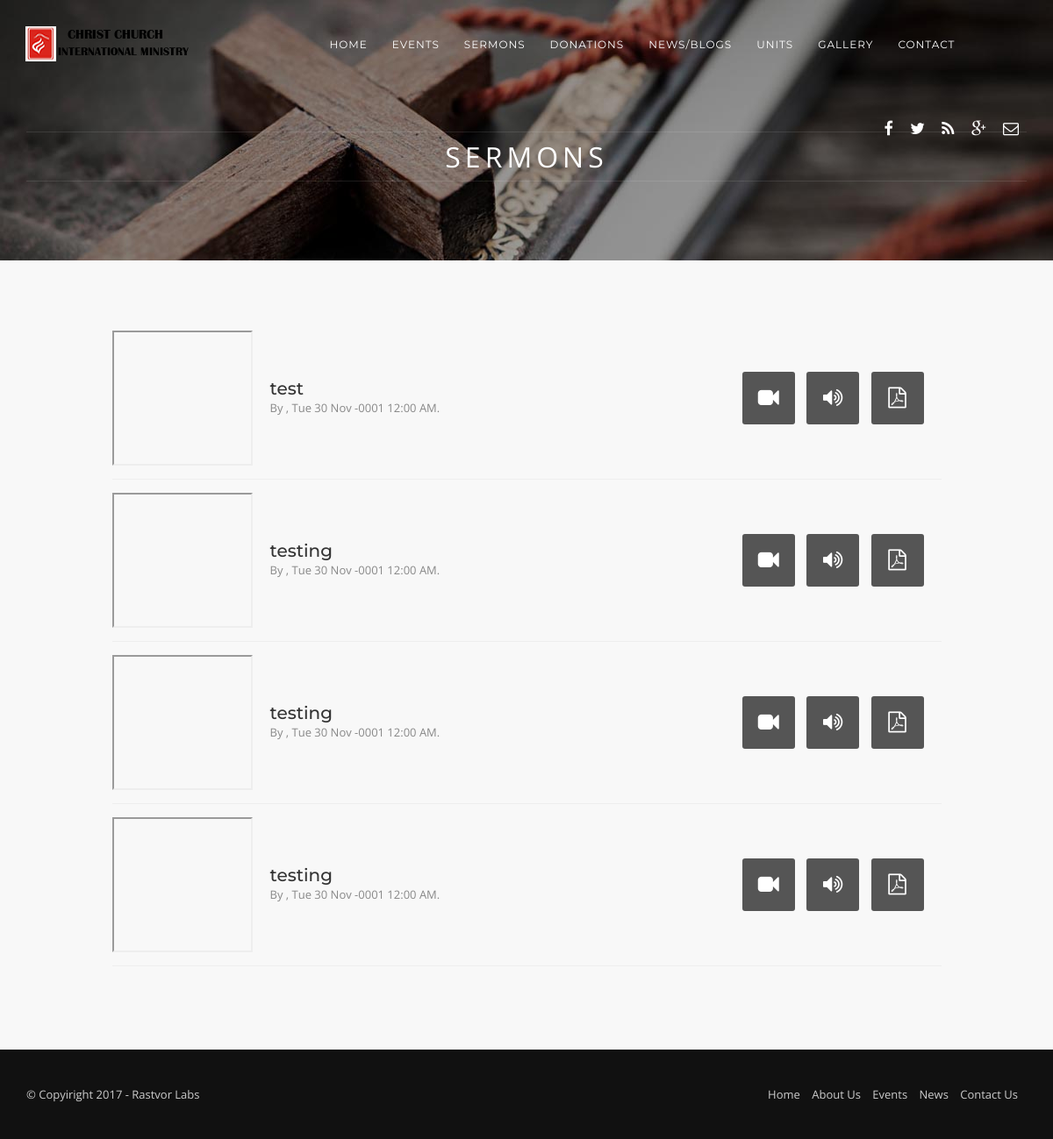
The page /st/v/sermons on the database as committed earlier.
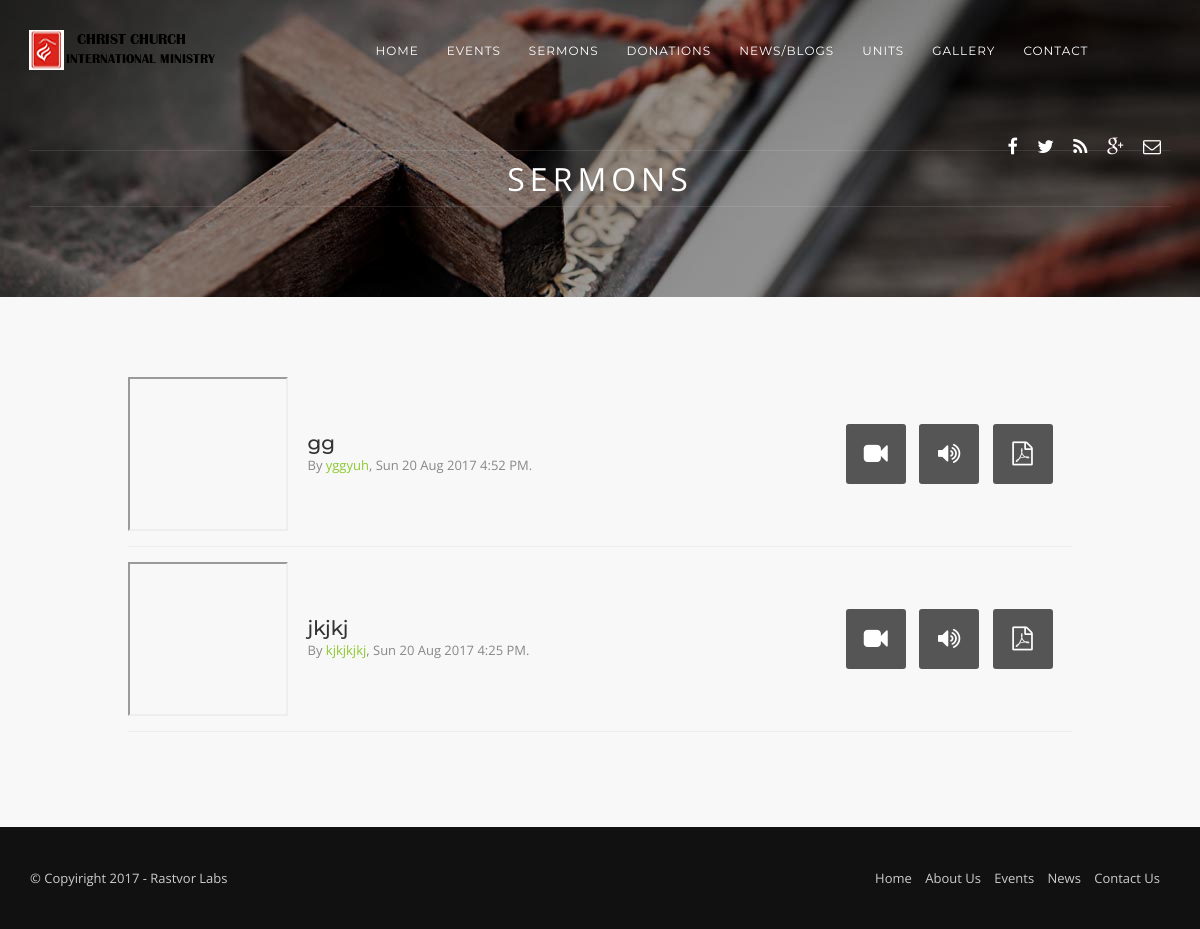
The same page on the database as committed later.
### tables this page shows
CREATE TABLE `sermon` (
  `ID` int(11) NOT NULL AUTO_INCREMENT,
  `title` varchar(500) NOT NULL,
  `main_text` text NOT NULL,
  `brief_description` varchar(200) NOT NULL,
  `image_location` varchar(200) DEFAULT NULL,
  `date_posted` timestamp NOT NULL DEFAULT current_timestamp(),
  `status` tinyint(1) NOT NULL DEFAULT 0,
  `bible_passages` text DEFAULT NULL,
  `author` varchar(200) NOT NULL,
  PRIMARY KEY (`ID`)
);

### application/controllers/St.php (called while the page is built, shortened)
<?php
class St extends CI_Controller {
	public function __construct($value='')
	{
		$this->load->helper('url');
		$this->load->helper('string');
		$this->load->database();
		$this->load->library('session');
	}
	public function v($page='index',$param=false)
	{
		$data = array();
		$method = $page.'Data';
		if (method_exists($this, $method)) {
			if ($param) {
				$data=$this->$method($param);
			} else {
				$data=$this->$method();
			}
		}
		$this->load->view('static/'.$page,$data);
	}
	private function sermonsData()
	{
		$query = "select * from sermon where status=1 order by date_posted desc";
		$result = $this->db->query($query);
		$result = $result->result_array();
		$return['sermons']=$result;
		return $return;
	}
}

### index.php (called while the page is built, shortened)
<?php
require_once BASEPATH.'core/CodeIgniter.php';

### application/helpers/MY_string_helper.php (called while the page is built, shortened)
<?php
	function formatReadable($date)
	{
		$d = date_create($date);
		$format ='D  d M Y g:i A';
		return date_format($d,$format);
	}
	function getEmbed($url)
	{
		$start = strpos($url, '?v=') +3;
		return "https://www.youtube.com/embed/".substr($url, $start);
	}
 ?>

### application/views/static/sermons.php (the view, shortened to what this page needs)
 <?php include "includes/header_home.php" ?>
        <section id="subheader" data-speed="2" data-type="background">
            <div class="container">
                <div class="row">
                    <div class="col-md-12">
                        <h1>Sermons</h1>
                    </div>
                </div>
            </div>
        </section>
        <div id="content">
            <div class="container">
                <div class="row">
                    <div class="col-md-10 col-md-offset-1">
                    <?php if ($sermons): ?>
                        <?php foreach ($sermons as $sermon): ?>
                            <div class="custom-col-3">
                                <div class="left-col">
                                    <iframe src="<?php echo getEmbed($sermon['image_location'] )?>" class='img-responsive'></iframe>
                                </div>
                                <div class="mid-col">
                                    <a href="#">
                                        <h3><?php echo $sermon['title'] ?></h3>
                                    </a>
                                    <div class="details"><span>By <a href="#"><?php echo $sermon['author'] ?></a>, <?php echo formatReadable($sermon['date_posted'] )?>.</div>
                                </div>
                                <div class="right-col">
                                    <a href="<?php echo $sermon['image_location'] ?>" target="_blank"><i class="fa fa-video-camera"></i></a>
                                    <a href="#"><i class="fa fa-volume-up"></i></a>
                                    <a href="<?php echo base_url('st/v/sermon/'.$sermon['ID']) ?>" ><i class="fa fa-file-pdf-o"></i></a>
                                </div>
                            </div>
                        <?php endforeach ?>
                    <?php else: ?>
                    <div class="custom-col-3">
                        Can not find any sermon right now please try again later.
                    </div>
                    <?php endif ?>
                    </div>
                </div>
            </div>
        </div>
        <footer>
            <div class="container">
                <div class="row">
                    <div class="col-md-6">
                        &copy; Copyiright 2017 - Rastvor Labs
                    </div>
                    <div class="col-md-6">
                        <nav>
                            <ul>
                                <li><a href="#">Home</a></li>
                                <li><a href="#">About Us</a></li>
                                <li><a href="#">Events</a></li>
                                <li><a href="#">News</a></li>
                                <li><a href="#">Contact Us</a></li>
                            </ul>
                        </nav>
                    </div>
                </div>
            </div>
        </footer>
    </div>
</body>
</html>

### includes/header_home.php (shortened to what this page needs)
<!DOCTYPE html>
<html lang="en">
<head>
    <link rel="stylesheet" type="text/css" href="<?php echo base_url('font-awesome/css/font-awesome.css') ?>">
    <link href="<?=base_url() ?>css/main.css" rel="stylesheet" type="text/css">
</head>
<body>
    <div id="wrapper">
        <header>
            <div class="container">
                <div class="row">
                    <div class="col-md-3">
                        <div id="logo">
                            <div class="inner">
                                <a href="<?php echo base_url('st/v/index') ?>">
                                    <img src="<?=base_url() ?>img/logo.png" alt="" class="logo-1">
                                </a>
                            </div>
                        </div>
                    </div>
                    <div class="col-md-9">
                        <div id="mainmenu-container">
                            <ul id="mainmenu">
                                <li><a href="<?php echo base_url('st/v/') ?>index">Home</a>
                                </li>
                                <li><a href="<?php echo base_url('st/v/') ?>events">Events</a>
                                </li>
                                <li><a href="<?php echo base_url('st/v/') ?>sermons">Sermons</a>
                                </li>
                              <li><a href="<?php echo base_url('st/v/') ?>donations">Donations</a></li>
                                <li><a href="<?php echo base_url('st/v/') ?>news">News/Blogs</a>
								</li>
                                <li><a href="<?php echo base_url('st/v/') ?>units">Units</a>
                                </li>
                                <li><a href="<?php echo base_url('st/v/') ?>gallery">Gallery</a></li>
                                <li><a href="<?php echo base_url('st/v/') ?>contact">Contact</a></li>
                            </ul>
                        </div>
                        <div class="social">
                            <a href="#"><i class="fa fa-facebook"></i></a>
                            <a href="#"><i class="fa fa-twitter"></i></a>
                            <a href="#"><i class="fa fa-rss"></i></a>
                            <a href="#"><i class="fa fa-google-plus"></i></a>
                            <a href="#"><i class="fa fa-envelope-o"></i></a>
                        </div>
                    </div>
                </div>
            </div>
        </header>

### css/rev-settings.css (style rules this page uses)
html { overflow-x:hidden; padding: 0 !important; background:#fff; margin:0px !important; }

### css/style.css (style rules this page uses)
body { font-family:"Open Sans", Arial, Helvetica, sans-serif; font-size:13px; line-height:1.7em; margin:0; padding:0; color:#888; background:#fff; text-shadow:none !important; }
#wrapper { overflow:hidden; }
header { position:absolute; width:100%; z-index:100; }
header.clone .logo-1 { display:none; }
header.clone { background:rgba(255,255,255,.95); width:100%; position:fixed; top:-180px; transition:0.2s top ease-in; margin-left:0; border-bottom:solid 1px #eee; }
header .social { margin-top:40px; display:inline-block; float:right; }
header.clone .social a { color:#333; }
header .social a { color:#fff; font-size:18px; padding:0 8px 0 8px; }
#subheader { padding:150px 0 70px 0; background:url(../img/bg-subheader.jpg) top; background-size:cover; background-size:cover; text-align:center; }
#subheader h1 { font-family:"Open Sans", Arial, Helvetica, sans-serif; letter-spacing:5px; text-transform:uppercase; color:#fff; font-weight:400; font-size:32px; text-align:center; margin-bottom:20px; overflow: hidden; text-align: center; border-top:solid 1px rgba(255,255,255,.1); border-bottom:solid 1px rgba(255,255,255,.1); display:block; padding:10px; }
h1,h2 { font-weight:500; color:#333; font-family:"Montserrat" }
h3,h4,h5,h6 { font-weight:lighter;; color:#333; font-family:"Montserrat" }
h1 { font-size:28px; margin:0; margin-bottom:20px; letter-spacing:-1px; }
h3 { font-size:20px; }
a { color:#8ec92f; text-decoration:none; outline:none !important; }
#logo { text-align:center; }
#logo .inner { display:table-cell; vertical-align:middle; height:100px; }
#content { padding:80px 0 80px 0; background:#f8f8f8; }
.custom-col-3 { display:table; width:100%; padding-bottom:15px; margin-bottom:15px; border-bottom:solid 1px #eee; }
.custom-col-3 .left-col, .custom-col-3 .mid-col, .custom-col-3 .right-col { display:table-cell; padding-right:20px; vertical-align:middle; }
.custom-col-3 .left-col { width:180px; }
.custom-col-3 h3 { margin:0; }
.custom-col-3 .right-col { text-align:right; }
.custom-col-3 .details span { margin-right:5px; }
.custom-col-3 i { color:#fff; font-size:24px; padding:18px; width:60px; height:60px; text-align:center; margin-left:10px; background:#555; border-radius:3px; -moz-border-radius:3px; -webkit-border-radius:3px; }
section { overflow:hidden; padding:60px 0 60px 0; background:#fff; }
h3 { font-weight:500; margin-bottom:20px; }
#mainmenu-container { font-family:"Montserrat"; text-align:center; height:60px; margin-top:20px; display:inline-block; }
#mainmenu { color:#8ec92f; font-size:12px; display:inline-block; text-align:left; text-transform:uppercase; letter-spacing:1px; }
#mainmenu a { -o-transition:.5s; -ms-transition:.5s; -moz-transition:.5s; -webkit-transition:.5s; transition:.5s; outline:none; }
#mainmenu li { margin:0px 0px; padding:0px 0px; float:left; display:inline; list-style:none; position:relative; }
#mainmenu a { display:block; padding:20px 14px 17px 14px; text-decoration:none; color:#fff; }
header.clone #mainmenu a { color:#555; }
footer { background:#111111; color:#ccc; padding:40px 0 40px 0; }
footer a { color:#ccc; }
footer ul { margin:0; padding:0; float:right; }
footer li { display:inline; padding:0 10px 0 0; }
.col-md-3 { margin-left:-1px; }
a, a:hover, .custom-col-3 i, .custom-col-3 i:hover, .custom-carousel-2 .item-blog, .custom-carousel-2 .item-blog:hover, .custom-col-3, .custom-col-3:hover, .blog-list li, .blog-list li:hover, .event-item .right-col, .event-item:hover .right-col, #mainmenu li, #mainmenu li:hover, #menu-btn, #menu-btn:hover { -o-transition: .5s; -ms-transition: .5s; -moz-transition: .5s; -webkit-transition: .5s; transition: .5s; }

Rows that differ between the two databases and show on the page:
removed sermon: title "test", date_posted "Tue 30 Nov -0001 12:00 AM"
removed sermon: title "testing", date_posted "Tue 30 Nov -0001 12:00 AM"
removed sermon: title "testing", date_posted "Tue 30 Nov -0001 12:00 AM"
removed sermon: title "testing", date_posted "Tue 30 Nov -0001 12:00 AM"
added sermon: title "gg", author "yggyuh", date_posted "Sun 20 Aug 2017 4:52 PM"
added sermon: title "jkjkj", author "kjkjkjkj", date_posted "Sun 20 Aug 2017 4:25 PM"
